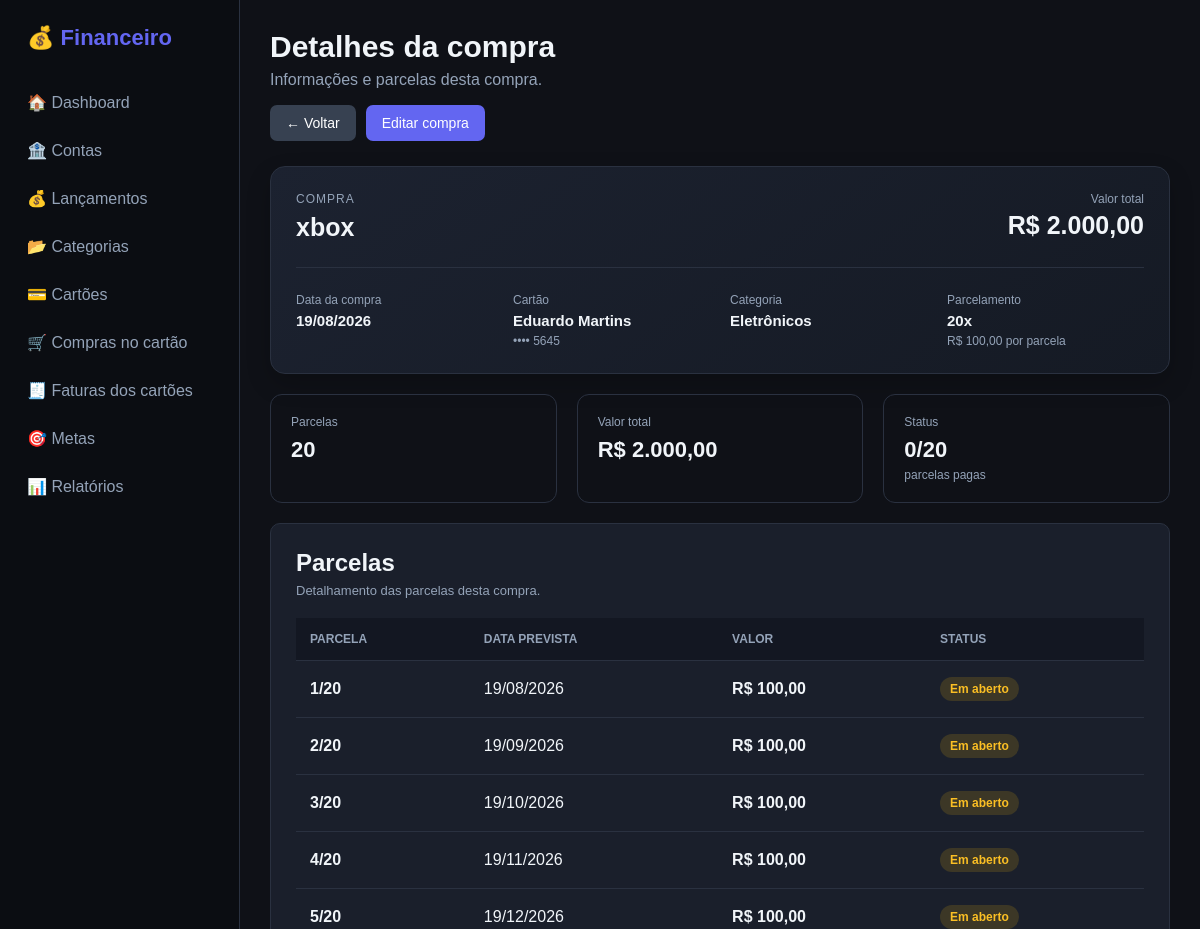
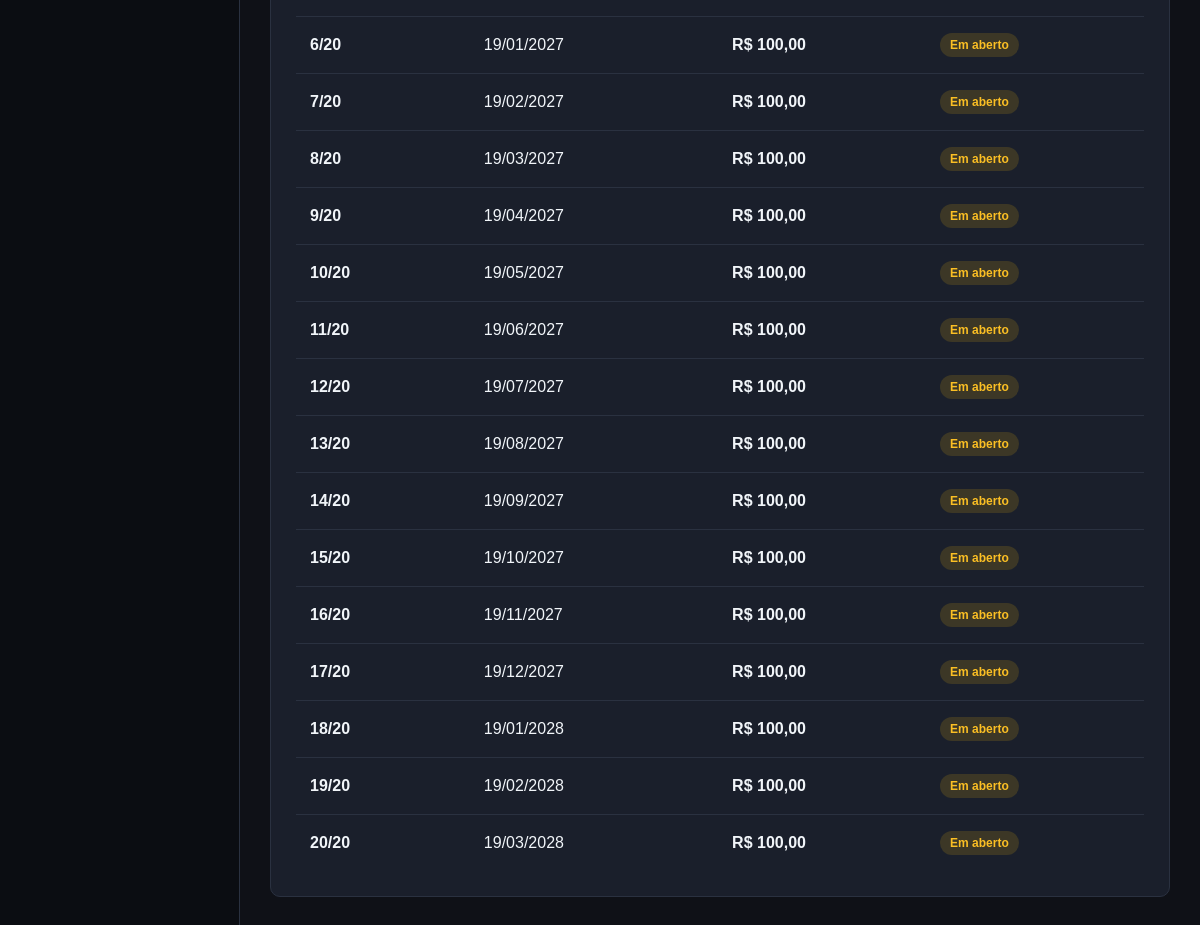
Page /compras-cartao/detalhes/5 on the committed database (2 pictures, top to bottom).
### models/compra_cartao.py (models this page shows, shortened)
class CompraCartao(db.Model):
    __tablename__ = "compras_cartao"
    id = db.Column(
        db.Integer,
        primary_key=True
    )
    descricao = db.Column(
        db.String(200),
        nullable=False
    )
    valor_total = db.Column(
        db.Numeric(12, 2),
        nullable=False
    )
    data_compra = db.Column(
        db.Date,
        nullable=False
    )
    parcelas = db.Column(
        db.Integer,
        nullable=False,
        default=1
    )
    cartao_id = db.Column(
        db.Integer,
        db.ForeignKey("cartoes.id"),
        nullable=False
    )
    categoria_id = db.Column(
        db.Integer,
        db.ForeignKey("categorias.id"),
        nullable=False
    )
    observacao = db.Column(
        db.Text,
        nullable=True
    )
    criado_em = db.Column(
        db.DateTime,
        default=datetime.utcnow
    )
    cartao = db.relationship(
        "Cartao",
        backref="compras"
    )
    categoria = db.relationship(
        "Categoria",
        backref="compras_cartao"
    )
    parcelas_relacionadas = db.relationship(
        "ParcelaCartao",
        back_populates="compra",
        cascade="all, delete-orphan",
        order_by="ParcelaCartao.numero"
    )
    def valor_parcela(self):
        if not self.parcelas:
            return float(
                self.valor_total or 0
            )
        return (
            float(self.valor_total or 0)
            / self.parcelas
        )

### models/cartao.py (models this page shows, shortened)
class Cartao(db.Model):
    __tablename__ = "cartoes"
    id = db.Column(
        db.Integer,
        primary_key=True
    )
    nome = db.Column(
        db.String(100),
        nullable=False
    )
    banco = db.Column(
        db.String(100),
        nullable=False
    )
    ultimos_digitos = db.Column(
        db.String(4),
        nullable=True
    )
    limite = db.Column(
        db.Numeric(12, 2),
        nullable=False,
        default=0
    )
    dia_fechamento = db.Column(
        db.Integer,
        nullable=False
    )
    dia_vencimento = db.Column(
        db.Integer,
        nullable=False
    )
    ativo = db.Column(
        db.Boolean,
        nullable=False,
        default=True
    )
    criado_em = db.Column(
        db.DateTime,
        default=datetime.utcnow
    )
    faturas = db.relationship(
        "FaturaCartao",
        back_populates="cartao",
        cascade="all, delete-orphan"
    )

### models/categoria.py (models this page shows, shortened)
class Categoria(db.Model):
    __tablename__ = "categorias"
    id = db.Column(
        db.Integer,
        primary_key=True
    )
    nome = db.Column(
        db.String(100),
        nullable=False
    )
    tipo = db.Column(
        db.String(20),
        nullable=False
    )
    ativa = db.Column(
        db.Boolean,
        default=True
    )
    lancamentos = db.relationship(
        "Lancamento",
        back_populates="categoria",
        lazy=True
    )

### models/parcela_cartao.py (models this page shows, shortened)
class ParcelaCartao(db.Model):
    __tablename__ = "parcelas_cartao"
    id = db.Column(
        db.Integer,
        primary_key=True
    )
    compra_id = db.Column(
        db.Integer,
        db.ForeignKey(
            "compras_cartao.id"
        ),
        nullable=False
    )
    fatura_id = db.Column(
        db.Integer,
        db.ForeignKey(
            "faturas_cartao.id"
        ),
        nullable=True
    )
    numero = db.Column(
        db.Integer,
        nullable=False
    )
    total_parcelas = db.Column(
        db.Integer,
        nullable=False
    )
    valor = db.Column(
        db.Numeric(12, 2),
        nullable=False
    )
    data_prevista = db.Column(
        db.Date,
        nullable=False
    )
    status = db.Column(
        db.String(20),
        nullable=False,
        default="aberta"
    )
    pago = db.Column(
        db.Boolean,
        nullable=False,
        default=False
    )
    data_pagamento = db.Column(
        db.DateTime,
        nullable=True
    )
    criado_em = db.Column(
        db.DateTime,
        default=datetime.utcnow
    )
    compra = db.relationship(
        "CompraCartao",
        back_populates="parcelas_relacionadas"
    )
    fatura = db.relationship(
        "FaturaCartao",
        back_populates="parcelas"
    )

### routes/compras_cartao.py (the view)
@compras_cartao_bp.route(
    "/detalhes/<int:id>"
)
def detalhes(id):
    compra = CompraCartao.query.get_or_404(
        id
    )
    parcelas = sorted(
        compra.parcelas_relacionadas,
        key=lambda parcela:
            parcela.numero
    )
    return render_template(
        "compra_cartao_detalhes.html",
        compra=compra,
        parcelas=parcelas
    )

### app.py (called while the page is built)
def formatar_moeda(valor):
    try:
        valor = float(valor or 0)
    except (TypeError, ValueError):
        valor = 0.0
    negativo = valor < 0
    valor = abs(valor)
    texto = f"{valor:,.2f}"
    texto = texto.replace(",", "X").replace(".", ",").replace("X", ".")
    if negativo:
        texto = "-" + texto
    return texto

### templates/compra_cartao_detalhes.html (shortened to what this page needs)
{% extends "base.html" %}
{% block content %}
<div class="page-header">
    <div>
        <h1>
            Detalhes da compra
        </h1>
        <p>
            Informações e parcelas desta compra.
        </p>
    </div>
    <div class="details-header-actions">
        <a
            href="{{ url_for('compras_cartao.listar') }}"
            class="btn btn-secondary"
        >
            ← Voltar
        </a>
        <a
            href="{{ url_for(
                'compras_cartao.editar',
                id=compra.id
            ) }}"
            class="btn btn-primary"
        >
            Editar compra
        </a>
    </div>
</div>
<div class="purchase-details-card">
    <div class="purchase-details-header">
        <div>
            <span class="details-label">
                COMPRA
            </span>
            <h2>
                {{ compra.descricao }}
            </h2>
        </div>
        <div class="purchase-total">
            <span>
                Valor total
            </span>
            <strong>
                R$ {{ compra.valor_total|moeda }}
            </strong>
        </div>
    </div>
    <div class="purchase-details-grid">
        <div class="detail-item">
            <span>
                Data da compra
            </span>
            <strong>
                {{ compra.data_compra.strftime(
                    "%d/%m/%Y"
                ) }}
            </strong>
        </div>
        <div class="detail-item">
            <span>
                Cartão
            </span>
            <strong>
                {{ compra.cartao.nome }}
            </strong>
            {% if compra.cartao.ultimos_digitos %}
                <small>
                    •••• {{ compra.cartao.ultimos_digitos }}
                </small>
            {% endif %}
        </div>
        <div class="detail-item">
            <span>
                Categoria
            </span>
            <strong>
                {{ compra.categoria.nome }}
            </strong>
        </div>
        <div class="detail-item">
            <span>
                Parcelamento
            </span>
            <strong>
                {{ compra.parcelas }}x
            </strong>
            <small>
                R$
                {{ compra.valor_parcela()|moeda }}
                por parcela
            </small>
        </div>
    </div>
</div>
<div class="details-summary-cards">
    <div class="details-summary-card">
        <span>
            Parcelas
        </span>
        <strong>
            {{ parcelas|length }}
        </strong>
    </div>
    <div class="details-summary-card">
        <span>
            Valor total
        </span>
        <strong>
            R$ {{ compra.valor_total|moeda }}
        </strong>
    </div>
    <div class="details-summary-card">
        <span>
            Status
        </span>
        {% set pagas = (
            parcelas
            |selectattr("pago", "equalto", true)
            |list
            |length
        ) %}
        <strong>
            {{ pagas }}/{{ parcelas|length }}
        </strong>
        <small>
            parcelas pagas
        </small>
    </div>
</div>
<div class="panel purchase-installments-panel">
    <div class="panel-header">
        <div>
            <h2>
                Parcelas
            </h2>
            <span class="panel-subtitle">
                Detalhamento das parcelas desta compra.
            </span>
        </div>
    </div>
    {% if parcelas %}
        <div class="installments-table-container">
            <table class="installments-table">
                <thead>
                    <tr>
                        <th>
                            Parcela
                        </th>
                        <th>
                            Data prevista
                        </th>
                        <th>
                            Valor
                        </th>
                        <th>
                            Status
                        </th>
                    </tr>
                </thead>
                <tbody>
                    {% for parcela in parcelas %}
                        <tr>
                            <td>
                                <strong>
                                    {{ parcela.numero }}/{{ parcela.total_parcelas }}
                                </strong>
                            </td>
                            <td>
                                {% if parcela.data_prevista %}
                                    {{ parcela.data_prevista.strftime(
                                        "%d/%m/%Y"
                                    ) }}
                                {% else %}
                                    —
                                {% endif %}
                            </td>
                            <td>
                                <strong>
                                    R$
                                    {{ parcela.valor|moeda }}
                                </strong>
                            </td>
                            <td>
                                {% if parcela.pago %}
                                    <span
                                        class="status-badge status-paid"
                                    >
                                        Pago
                                    </span>
                                {% else %}
                                    <span
                                        class="status-badge status-open"
                                    >
                                        Em aberto
                                    </span>
                                {% endif %}
                            </td>
                        </tr>
                    {% endfor %}
                </tbody>
            </table>
        </div>
    {% else %}
        <div class="empty-state">
            Nenhuma parcela encontrada para esta compra.
        </div>
    {% endif %}
</div>
{% endblock %}

### static/css/style.css (style rules this page uses)
* { box-sizing: border-box; }
:root { --bg: #0f1117; --bg-secondary: #151923; --card: #1a1f2b; --card-hover: #202636; --border: #2a3140; --text: #f1f5f9; --text-secondary: #94a3b8; --primary: #6366f1; --primary-hover: #4f46e5; --success: #22c55e; --danger: #ef4444; --warning: #f59e0b; --info: #60a5fa; }
html, body { margin: 0; padding: 0; min-height: 100%; }
body { font-family: Arial, Helvetica, sans-serif; background: var(--bg); color: var(--text); }
.page-header { margin-bottom: 25px; }
.page-header h1 { margin: 0; font-size: 30px; }
.page-header p { margin-top: 7px; color: var(--text-secondary); }
.panel { background: var(--card); border: 1px solid var(--border); border-radius: 10px; padding: 25px; margin-bottom: 20px; }
.panel h2 { margin-top: 0; }
.panel-header { display: flex; justify-content: space-between; align-items: center; gap: 15px; margin-bottom: 20px; }
.panel-header h2 { margin: 0; }
.panel-subtitle { display: block; color: var(--text-secondary); font-size: 13px; margin-top: 6px; }
table { width: 100%; border-collapse: collapse; }
thead { background: #131722; }
th, td { padding: 14px 16px; text-align: left; border-bottom: 1px solid var(--border); }
th { color: var(--text-secondary); font-size: 13px; text-transform: uppercase; }
td { color: var(--text); }
.btn { border: none; border-radius: 7px; padding: 10px 16px; font-size: 14px; cursor: pointer; text-decoration: none; display: inline-block; transition: 0.2s; }
.btn-primary { background: var(--primary); color: white; }
.btn-secondary { background: #374151; color: white; }
.details-header-actions { display: flex; gap: 10px; align-items: center; }
.purchase-details-card { background: linear-gradient( 145deg, #1c2230, #151a24 ); border: 1px solid var(--border); border-radius: 15px; padding: 25px; margin-top: 20px; box-shadow: 0 10px 25px rgba( 0, 0, 0, 0.20 ); }
.purchase-details-header { display: flex; justify-content: space-between; align-items: flex-start; gap: 20px; padding-bottom: 25px; border-bottom: 1px solid var(--border); }
.details-label { display: block; color: var(--text-secondary); font-size: 12px; margin-bottom: 7px; letter-spacing: 1px; }
.purchase-details-header h2 { margin: 0; font-size: 25px; }
.purchase-total { text-align: right; }
.purchase-total span { display: block; color: var(--text-secondary); font-size: 12px; margin-bottom: 5px; }
.purchase-total strong { font-size: 25px; }
.purchase-details-grid { display: grid; grid-template-columns: repeat(4, 1fr); gap: 20px; padding-top: 25px; }
.detail-item { display: flex; flex-direction: column; gap: 5px; }
.detail-item span { color: var(--text-secondary); font-size: 12px; }
.detail-item strong { font-size: 15px; }
.detail-item small { color: var(--text-secondary); font-size: 12px; }
.details-summary-cards { display: grid; grid-template-columns: repeat(3, 1fr); gap: 20px; margin-top: 20px; }
.details-summary-card { background: var(--surface); border: 1px solid var(--border); border-radius: 12px; padding: 20px; }
.details-summary-card span { display: block; color: var(--text-secondary); font-size: 12px; margin-bottom: 8px; }
.details-summary-card strong { display: block; font-size: 22px; }
.details-summary-card small { display: block; margin-top: 5px; color: var(--text-secondary); font-size: 12px; }
.purchase-installments-panel { margin-top: 20px; }
.installments-table-container { overflow-x: auto; }
.installments-table { width: 100%; border-collapse: collapse; }
.installments-table th { text-align: left; color: var(--text-secondary); font-size: 12px; text-transform: uppercase; padding: 14px; border-bottom: 1px solid var(--border); }
.installments-table td { padding: 16px 14px; border-bottom: 1px solid var(--border); }
.installments-table tbody tr:last-child td { border-bottom: none; }
.status-badge { display: inline-flex; align-items: center; padding: 5px 10px; border-radius: 20px; font-size: 12px; font-weight: 600; }
.status-open { background: rgba( 255, 193, 7, 0.15 ); color: #fbbf24; }

### rows in the picture
CompraCartao: descricao "xbox", valor_total|moeda "2.000,00", data_compra "19/08/2026", parcelas "20", valor_parcela|moeda "100,00"
Cartao: cartao.nome "Eduardo Martins", cartao.ultimos_digitos "5645"
Categoria: categoria.nome "Eletrônicos"
ParcelaCartao: numero "1", total_parcelas "20", data_prevista "19/08/2026", valor|moeda "100,00", pago "Em aberto"
ParcelaCartao: numero "2", total_parcelas "20", data_prevista "19/09/2026", valor|moeda "100,00", pago "Em aberto"
ParcelaCartao: numero "3", total_parcelas "20", data_prevista "19/10/2026", valor|moeda "100,00", pago "Em aberto"
ParcelaCartao: numero "4", total_parcelas "20", data_prevista "19/11/2026", valor|moeda "100,00", pago "Em aberto"
ParcelaCartao: numero "5", total_parcelas "20", data_prevista "19/12/2026", valor|moeda "100,00", pago "Em aberto"
ParcelaCartao: numero "6", total_parcelas "20", data_prevista "19/01/2027", valor|moeda "100,00", pago "Em aberto"
ParcelaCartao: numero "7", total_parcelas "20", data_prevista "19/02/2027", valor|moeda "100,00", pago "Em aberto"
ParcelaCartao: numero "8", total_parcelas "20", data_prevista "19/03/2027", valor|moeda "100,00", pago "Em aberto"
ParcelaCartao: numero "9", total_parcelas "20", data_prevista "19/04/2027", valor|moeda "100,00", pago "Em aberto"
ParcelaCartao: numero "10", total_parcelas "20", data_prevista "19/05/2027", valor|moeda "100,00", pago "Em aberto"
ParcelaCartao: numero "11", total_parcelas "20", data_prevista "19/06/2027", valor|moeda "100,00", pago "Em aberto"
ParcelaCartao: numero "12", total_parcelas "20", data_prevista "19/07/2027", valor|moeda "100,00", pago "Em aberto"
ParcelaCartao: numero "13", total_parcelas "20", data_prevista "19/08/2027", valor|moeda "100,00", pago "Em aberto"
ParcelaCartao: numero "14", total_parcelas "20", data_prevista "19/09/2027", valor|moeda "100,00", pago "Em aberto"
ParcelaCartao: numero "15", total_parcelas "20", data_prevista "19/10/2027", valor|moeda "100,00", pago "Em aberto"
ParcelaCartao: numero "16", total_parcelas "20", data_prevista "19/11/2027", valor|moeda "100,00", pago "Em aberto"
ParcelaCartao: numero "17", total_parcelas "20", data_prevista "19/12/2027", valor|moeda "100,00", pago "Em aberto"
ParcelaCartao: numero "18", total_parcelas "20", data_prevista "19/01/2028", valor|moeda "100,00", pago "Em aberto"
ParcelaCartao: numero "19", total_parcelas "20", data_prevista "19/02/2028", valor|moeda "100,00", pago "Em aberto"
ParcelaCartao: numero "20", total_parcelas "20", data_prevista "19/03/2028", valor|moeda "100,00", pago "Em aberto"

### other values in the picture
{{ parcelas|length }} "20"
{{ pagas }} "0"
